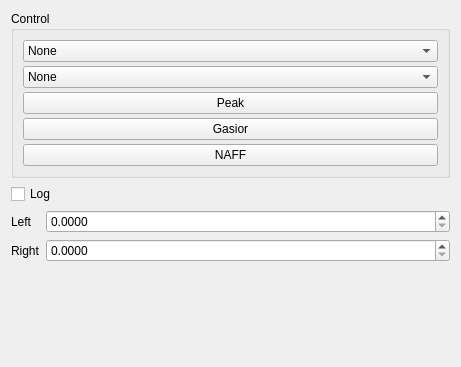
<?xml version="1.0" encoding="UTF-8"?>
<ui version="4.0">
 <class>Form</class>
 <widget class="QWidget" name="Form">
  <property name="geometry">
   <rect>
    <x>0</x>
    <y>0</y>
    <width>461</width>
    <height>367</height>
   </rect>
  </property>
  <property name="sizePolicy">
   <sizepolicy hsizetype="MinimumExpanding" vsizetype="MinimumExpanding">
    <horstretch>0</horstretch>
    <verstretch>0</verstretch>
   </sizepolicy>
  </property>
  <property name="windowTitle">
   <string>Form</string>
  </property>
  <layout class="QVBoxLayout" name="verticalLayout_2">
   <item>
    <widget class="QGroupBox" name="groupBox">
     <property name="title">
      <string>Control</string>
     </property>
     <layout class="QVBoxLayout" name="verticalLayout">
      <property name="spacing">
       <number>4</number>
      </property>
      <item>
       <widget class="QComboBox" name="checkWindowBox">
        <item>
         <property name="text">
          <string>None</string>
         </property>
        </item>
        <item>
         <property name="text">
          <string>Hann</string>
         </property>
        </item>
        <item>
         <property name="text">
          <string>Hamming</string>
         </property>
        </item>
       </widget>
      </item>
      <item>
       <widget class="QComboBox" name="checkFilterBox">
        <item>
         <property name="text">
          <string>None</string>
         </property>
        </item>
        <item>
         <property name="text">
          <string>BK</string>
         </property>
        </item>
        <item>
         <property name="text">
          <string>CF</string>
         </property>
        </item>
        <item>
         <property name="text">
          <string>PCA</string>
         </property>
        </item>
       </widget>
      </item>
      <item>
       <widget class="QPushButton" name="usePeakBtn">
        <property name="text">
         <string>Peak</string>
        </property>
        <property name="checkable">
         <bool>true</bool>
        </property>
        <attribute name="buttonGroup">
         <string notr="true">buttonGroup</string>
        </attribute>
       </widget>
      </item>
      <item>
       <widget class="QPushButton" name="useGassiorBtn">
        <property name="text">
         <string>Gasior</string>
        </property>
        <property name="checkable">
         <bool>true</bool>
        </property>
        <attribute name="buttonGroup">
         <string notr="true">buttonGroup</string>
        </attribute>
       </widget>
      </item>
      <item>
       <widget class="QPushButton" name="useNaffBtn">
        <property name="styleSheet">
         <string notr="true">selection-color: rgb(0, 255, 0);</string>
        </property>
        <property name="text">
         <string>NAFF</string>
        </property>
        <property name="checkable">
         <bool>true</bool>
        </property>
        <attribute name="buttonGroup">
         <string notr="true">buttonGroup</string>
        </attribute>
       </widget>
      </item>
     </layout>
    </widget>
   </item>
   <item>
    <widget class="QCheckBox" name="log_mod">
     <property name="text">
      <string>Log</string>
     </property>
    </widget>
   </item>
   <item>
    <layout class="QFormLayout" name="formLayout">
     <item row="0" column="0">
      <widget class="QLabel" name="lb_label">
       <property name="text">
        <string>Left</string>
       </property>
      </widget>
     </item>
     <item row="0" column="1">
      <widget class="QDoubleSpinBox" name="lboardSBox">
       <property name="correctionMode">
        <enum>QAbstractSpinBox::CorrectToNearestValue</enum>
       </property>
       <property name="keyboardTracking">
        <bool>false</bool>
       </property>
       <property name="decimals">
        <number>4</number>
       </property>
       <property name="maximum">
        <double>0.500000000000000</double>
       </property>
       <property name="singleStep">
        <double>0.001000000000000</double>
       </property>
      </widget>
     </item>
     <item row="1" column="0">
      <widget class="QLabel" name="rb_label">
       <property name="text">
        <string>Right</string>
       </property>
      </widget>
     </item>
     <item row="1" column="1">
      <widget class="QDoubleSpinBox" name="rboardSBox">
       <property name="correctionMode">
        <enum>QAbstractSpinBox::CorrectToNearestValue</enum>
       </property>
       <property name="keyboardTracking">
        <bool>false</bool>
       </property>
       <property name="decimals">
        <number>4</number>
       </property>
       <property name="maximum">
        <double>0.500000000000000</double>
       </property>
       <property name="singleStep">
        <double>0.001000000000000</double>
       </property>
      </widget>
     </item>
    </layout>
   </item>
   <item>
    <spacer name="verticalSpacer">
     <property name="orientation">
      <enum>Qt::Vertical</enum>
     </property>
     <property name="sizeType">
      <enum>QSizePolicy::Minimum</enum>
     </property>
     <property name="sizeHint" stdset="0">
      <size>
       <width>20</width>
       <height>57</height>
      </size>
     </property>
    </spacer>
   </item>
  </layout>
 </widget>
 <resources/>
 <connections/>
 <buttongroups>
  <buttongroup name="buttonGroup"/>
 </buttongroups>
</ui>
